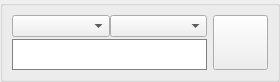
<?xml version="1.0" encoding="UTF-8"?>
<ui version="4.0">
 <class>SearchWidgetForm</class>
 <widget class="QWidget" name="SearchWidgetForm">
  <property name="geometry">
   <rect>
    <x>0</x>
    <y>0</y>
    <width>280</width>
    <height>79</height>
   </rect>
  </property>
  <property name="minimumSize">
   <size>
    <width>280</width>
    <height>0</height>
   </size>
  </property>
  <property name="maximumSize">
   <size>
    <width>280</width>
    <height>16777215</height>
   </size>
  </property>
  <property name="windowTitle">
   <string>Form</string>
  </property>
  <property name="styleSheet">
   <string notr="true"/>
  </property>
  <layout class="QGridLayout" name="gridLayout_2">
   <property name="leftMargin">
    <number>0</number>
   </property>
   <property name="topMargin">
    <number>0</number>
   </property>
   <property name="rightMargin">
    <number>0</number>
   </property>
   <property name="bottomMargin">
    <number>0</number>
   </property>
   <property name="spacing">
    <number>0</number>
   </property>
   <item row="0" column="0">
    <widget class="QGroupBox" name="groupBox">
     <property name="title">
      <string/>
     </property>
     <layout class="QGridLayout" name="gridLayout">
      <item row="0" column="0">
       <layout class="QVBoxLayout" name="verticalLayout">
        <property name="spacing">
         <number>2</number>
        </property>
        <item>
         <layout class="QHBoxLayout" name="horizontalLayout">
          <property name="spacing">
           <number>0</number>
          </property>
          <item>
           <widget class="QComboBox" name="comboBox_Source">
            <property name="minimumSize">
             <size>
              <width>0</width>
              <height>22</height>
             </size>
            </property>
           </widget>
          </item>
          <item>
           <widget class="QComboBox" name="comboBox_Group">
            <property name="minimumSize">
             <size>
              <width>0</width>
              <height>22</height>
             </size>
            </property>
           </widget>
          </item>
         </layout>
        </item>
        <item>
         <widget class="QLineEdit" name="lineEdit">
          <property name="minimumSize">
           <size>
            <width>0</width>
            <height>31</height>
           </size>
          </property>
          <property name="font">
           <font>
            <pointsize>10</pointsize>
           </font>
          </property>
          <property name="styleSheet">
           <string notr="true">border: 1px solid gray</string>
          </property>
         </widget>
        </item>
       </layout>
      </item>
      <item row="0" column="1">
       <widget class="QPushButton" name="pushButton">
        <property name="minimumSize">
         <size>
          <width>55</width>
          <height>55</height>
         </size>
        </property>
        <property name="maximumSize">
         <size>
          <width>55</width>
          <height>55</height>
         </size>
        </property>
        <property name="text">
         <string/>
        </property>
        <property name="icon">
         <iconset resource="resources/resources.qrc">
          <normaloff>:/images_ui/images/search.png</normaloff>:/images_ui/images/search.png</iconset>
        </property>
        <property name="iconSize">
         <size>
          <width>36</width>
          <height>36</height>
         </size>
        </property>
       </widget>
      </item>
     </layout>
    </widget>
   </item>
  </layout>
 </widget>
 <resources>
  <include location="resources/resources.qrc"/>
 </resources>
 <connections/>
</ui>
